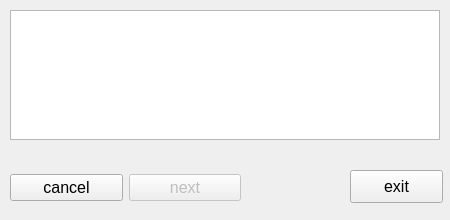
<?xml version="1.0" encoding="UTF-8"?>
<ui version="4.0">
 <class>Form</class>
 <widget class="QWidget" name="Form">
  <property name="geometry">
   <rect>
    <x>0</x>
    <y>0</y>
    <width>450</width>
    <height>220</height>
   </rect>
  </property>
  <property name="sizePolicy">
   <sizepolicy hsizetype="Fixed" vsizetype="Fixed">
    <horstretch>0</horstretch>
    <verstretch>0</verstretch>
   </sizepolicy>
  </property>
  <property name="minimumSize">
   <size>
    <width>0</width>
    <height>0</height>
   </size>
  </property>
  <property name="maximumSize">
   <size>
    <width>400000</width>
    <height>555555</height>
   </size>
  </property>
  <property name="windowTitle">
   <string>SPMC</string>
  </property>
  <widget class="QPlainTextEdit" name="seedTextEdit">
   <property name="geometry">
    <rect>
     <x>10</x>
     <y>10</y>
     <width>430</width>
     <height>130</height>
    </rect>
   </property>
   <property name="focusPolicy">
    <enum>Qt::StrongFocus</enum>
   </property>
   <property name="inputMethodHints">
    <set>Qt::ImhMultiLine</set>
   </property>
   <property name="tabChangesFocus">
    <bool>false</bool>
   </property>
   <property name="undoRedoEnabled">
    <bool>true</bool>
   </property>
   <property name="lineWrapMode">
    <enum>QPlainTextEdit::WidgetWidth</enum>
   </property>
   <property name="plainText">
    <string/>
   </property>
   <property name="overwriteMode">
    <bool>false</bool>
   </property>
   <property name="backgroundVisible">
    <bool>false</bool>
   </property>
   <property name="centerOnScroll">
    <bool>false</bool>
   </property>
   <property name="placeholderText">
    <string>Please enter the seed phrase it should consist of 3, 6, 9, 12, 15, 18, 21 or 24 words, according to the dictionary from bip39</string>
   </property>
  </widget>
  <widget class="QWidget" name="horizontalLayoutWidget">
   <property name="geometry">
    <rect>
     <x>10</x>
     <y>170</y>
     <width>231</width>
     <height>35</height>
    </rect>
   </property>
   <layout class="QHBoxLayout" name="horizontalLayout">
    <item>
     <widget class="QPushButton" name="cancelButton">
      <property name="font">
       <font>
        <pointsize>12</pointsize>
       </font>
      </property>
      <property name="text">
       <string>cancel</string>
      </property>
     </widget>
    </item>
    <item>
     <widget class="QPushButton" name="nextButton">
      <property name="enabled">
       <bool>false</bool>
      </property>
      <property name="font">
       <font>
        <pointsize>12</pointsize>
       </font>
      </property>
      <property name="text">
       <string>next</string>
      </property>
      <property name="autoDefault">
       <bool>false</bool>
      </property>
      <property name="default">
       <bool>false</bool>
      </property>
      <property name="flat">
       <bool>false</bool>
      </property>
     </widget>
    </item>
   </layout>
  </widget>
  <widget class="QPushButton" name="exitButton">
   <property name="geometry">
    <rect>
     <x>350</x>
     <y>170</y>
     <width>93</width>
     <height>33</height>
    </rect>
   </property>
   <property name="font">
    <font>
     <pointsize>12</pointsize>
    </font>
   </property>
   <property name="text">
    <string>exit</string>
   </property>
  </widget>
  <widget class="QLabel" name="labelValid">
   <property name="geometry">
    <rect>
     <x>250</x>
     <y>148</y>
     <width>191</width>
     <height>20</height>
    </rect>
   </property>
   <property name="font">
    <font>
     <pointsize>11</pointsize>
    </font>
   </property>
   <property name="text">
    <string/>
   </property>
   <property name="alignment">
    <set>Qt::AlignRight|Qt::AlignTrailing|Qt::AlignVCenter</set>
   </property>
  </widget>
 </widget>
 <resources/>
 <connections>
  <connection>
   <sender>cancelButton</sender>
   <signal>pressed()</signal>
   <receiver>Form</receiver>
   <slot>cancelButtonPressed()</slot>
   <hints>
    <hint type="sourcelabel">
     <x>96</x>
     <y>239</y>
    </hint>
    <hint type="destinationlabel">
     <x>96</x>
     <y>259</y>
    </hint>
   </hints>
  </connection>
  <connection>
   <sender>nextButton</sender>
   <signal>pressed()</signal>
   <receiver>Form</receiver>
   <slot>nextButtonPressed()</slot>
   <hints>
    <hint type="sourcelabel">
     <x>188</x>
     <y>231</y>
    </hint>
    <hint type="destinationlabel">
     <x>191</x>
     <y>253</y>
    </hint>
   </hints>
  </connection>
  <connection>
   <sender>exitButton</sender>
   <signal>pressed()</signal>
   <receiver>Form</receiver>
   <slot>exitButtonPressed()</slot>
   <hints>
    <hint type="sourcelabel">
     <x>349</x>
     <y>239</y>
    </hint>
    <hint type="destinationlabel">
     <x>346</x>
     <y>256</y>
    </hint>
   </hints>
  </connection>
  <connection>
   <sender>seedTextEdit</sender>
   <signal>textChanged()</signal>
   <receiver>Form</receiver>
   <slot>textEditTextChanged()</slot>
   <hints>
    <hint type="sourcelabel">
     <x>247</x>
     <y>117</y>
    </hint>
    <hint type="destinationlabel">
     <x>243</x>
     <y>213</y>
    </hint>
   </hints>
  </connection>
 </connections>
 <slots>
  <slot>cancelButtonPressed()</slot>
  <slot>nextButtonPressed()</slot>
  <slot>exitButtonPressed()</slot>
  <slot>textEditTextChanged()</slot>
 </slots>
</ui>
